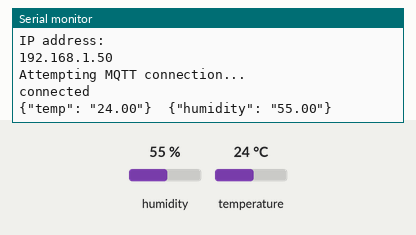
This sketch was run on a simulated ESP8266 (NodeMCU). Shown: the last lines printed to the serial monitor. The inputs (shaded band) are chosen by the test bench; at power-on: humidity 55 %, temperature 24 °C. WiFi joins after 1.5 s; servers stay silent unless stated; no MQTT or app messages arrive unless stated.

Above: at 2.7 s.
2.8 s: humidity set to 22 %
14.1 s: temperature set to 12 °C
At 17.4 s:
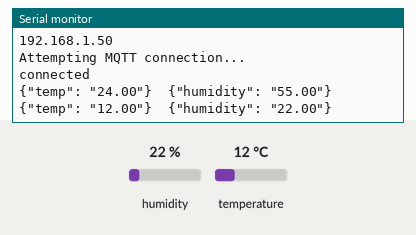
25.4 s: humidity set to 40 %
At 32.2 s:
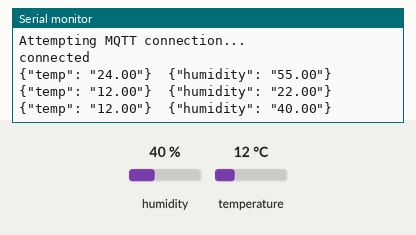

The sketch:

DHT_mqtt3.ino
```cpp
#include <ESP8266WiFi.h>
#include <PubSubClient.h>
#include "DHT.h"

#define MEASUREMENT_TIMEINTERVAL 15 // Seconds

#define DHTPIN 2	// Pin which is connected to the DHT sensor.

// Uncomment the type of sensor in use:
#define DHTTYPE DHT11 // DHT 11
//#define DHTTYPE	DHT22	// DHT 22 (AM2302)
//#define DHTTYPE	DHT21	// DHT 21 (AM2301)

DHT dht(DHTPIN, DHTTYPE);

const char* wifi_ssid = "Yourwifi";
const char* wifi_password = "YourWifiPassword";
const char* clientID = "The_client_id_define_on_RabbitMQ"; //dht_user
const char* mqtt_server = "your_mqtt_borker_adress";
const int mqtt_port = 1883;
const char* mqtt_user = "admin";
const char* mqtt_password = "password";

//#define dht11_topic "sensor/dht11"

// More information about the PubSubClient library
// https://pubsubclient.knolleary.net/api.html
// https://github.com/knolleary/pubsubclient
WiFiClient espClient;
PubSubClient client(espClient);

void callback(char* topic, byte* payload, unsigned int length) {
    // handle message arrived
}

void setup() {
    Serial.begin(115200);
    dht.begin();
    WiFi.mode(WIFI_STA);
    setup_wifi();
    client.setServer(mqtt_server, mqtt_port);

    // The callback function is executed when some device publishes a message to a topic that your ESP8266 is subscribed to
    // client.setCallback(callback);
}

void setup_wifi() {
    delay(10);
    // We start by connecting to a WiFi network
    Serial.println("Connecting to ");
    Serial.println(wifi_ssid);

    WiFi.begin(wifi_ssid, wifi_password);

    while (WiFi.status() != WL_CONNECTED) {
        delay(500);
        Serial.println("Connecting to WiFi..");
    }

    Serial.println("Connected to the WiFi network");
    Serial.println("IP address: ");
    Serial.println(WiFi.localIP());
}

// This functions reconnects your ESP8266 to your MQTT broker
// Change the function below if you want to subscribe to more topics with your ESP8266
void reconnect() {
    // Loop until we're reconnected
    while (!client.connected()) {
        Serial.println("Attempting MQTT connection...");

        if (client.connect(clientID, mqtt_user, mqtt_password)) {
            Serial.println("connected");

            // Subscribe or resubscribe to a topic
            // In this example we do not subscribe to any topic
            // client.subscribe("your_topic_of_interest");
        } else {
            Serial.print("failed with state ");
            Serial.println(client.state());

            // Wait 5 seconds before retrying
            delay(5000);
        }
    }
}

void loop() {
    if (!client.connected()) {
        reconnect();
    }

    if(!client.loop()) {
        client.connect(clientID);
    }

    // Reading temperature or humidity takes about 250 milliseconds!
    // Sensor readings may also be up to 2 seconds 'old' (its a very slow sensor)
    float h = dht.readHumidity();
    // Read temperature as Celsius (false)
    float t = dht.readTemperature();

    // Check if any reads failed and exit early (to try again).
    if (isnan(h) || isnan(t)) {
        Serial.println("Failed to read from DHT sensor!");
        return;
    }

    String data = "{\"temp\": \""+String(t)+"\"}";
    String data2 = "{\"humidity\": \""+String(h)+"\"}";
    Serial.print(data+"  ");
    Serial.println(data2);

    client.publish("temp_topic", data.c_str());
    delay(2);
    client.publish("humi_topic", data2.c_str());

    // Wait N seconds between measurements.
    delay(MEASUREMENT_TIMEINTERVAL * 1000);
}
```

Measured:
- after the input at 14.1 s, the serial monitor: prints a new line after 2.5 s (image 1)
- after the input at 25.4 s, the serial monitor: prints a new line after 6.2 s (image 2)
